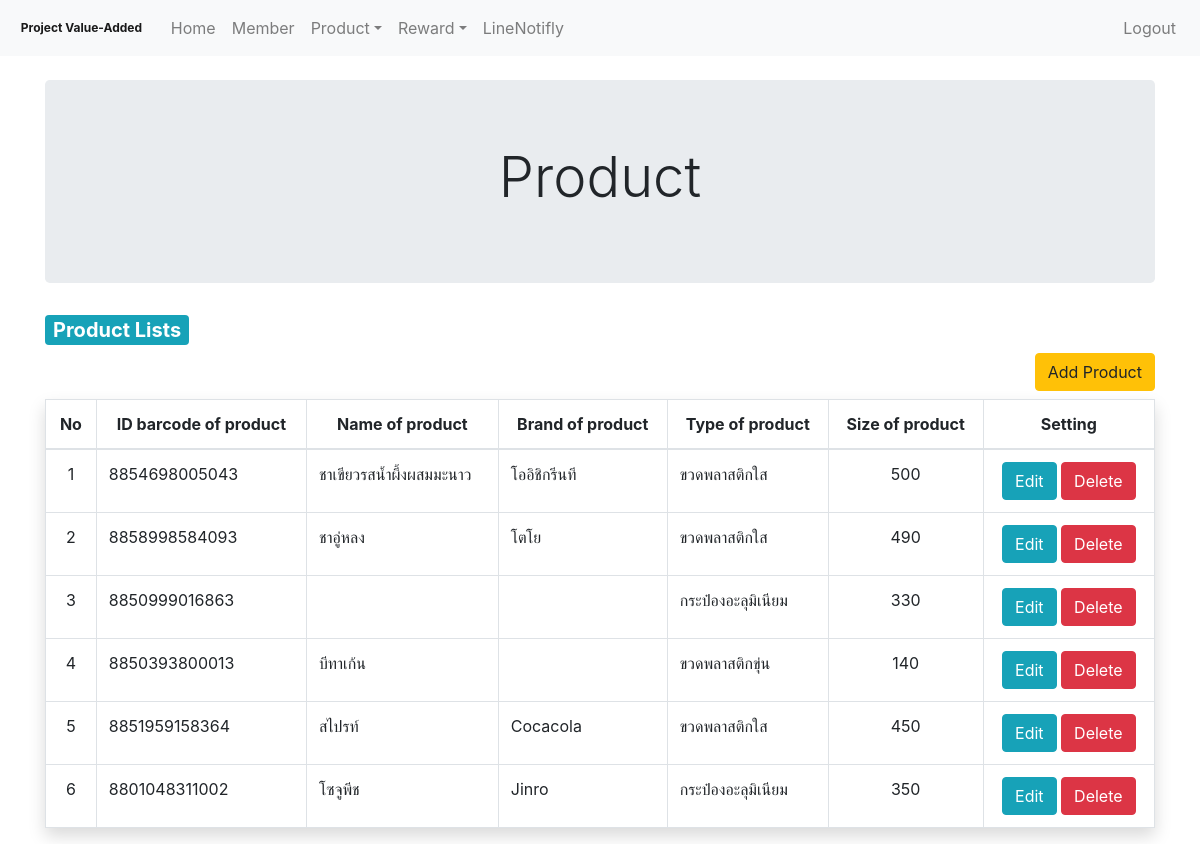
/Admin/product.php, run on an earlier commit of the app's database.
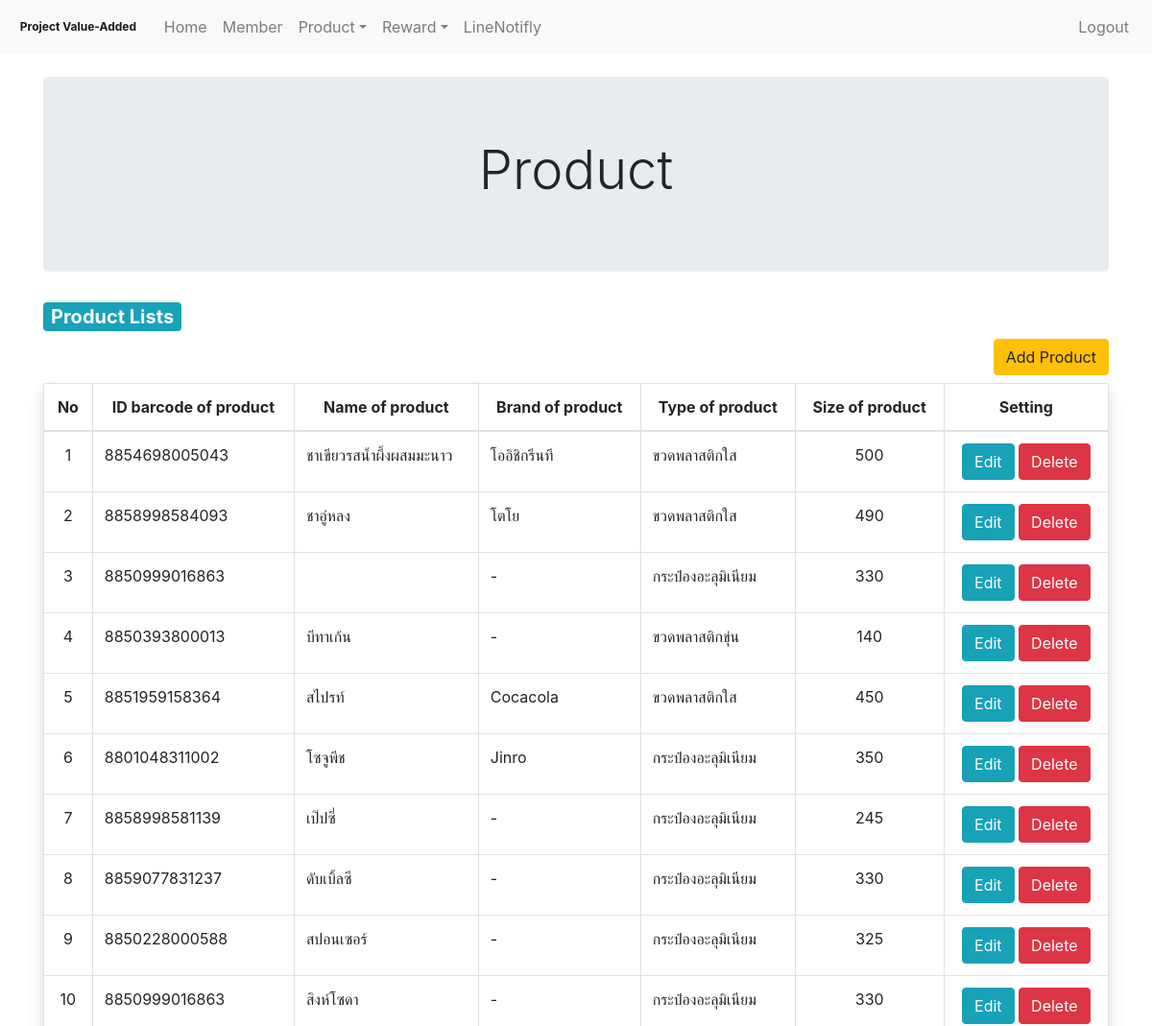
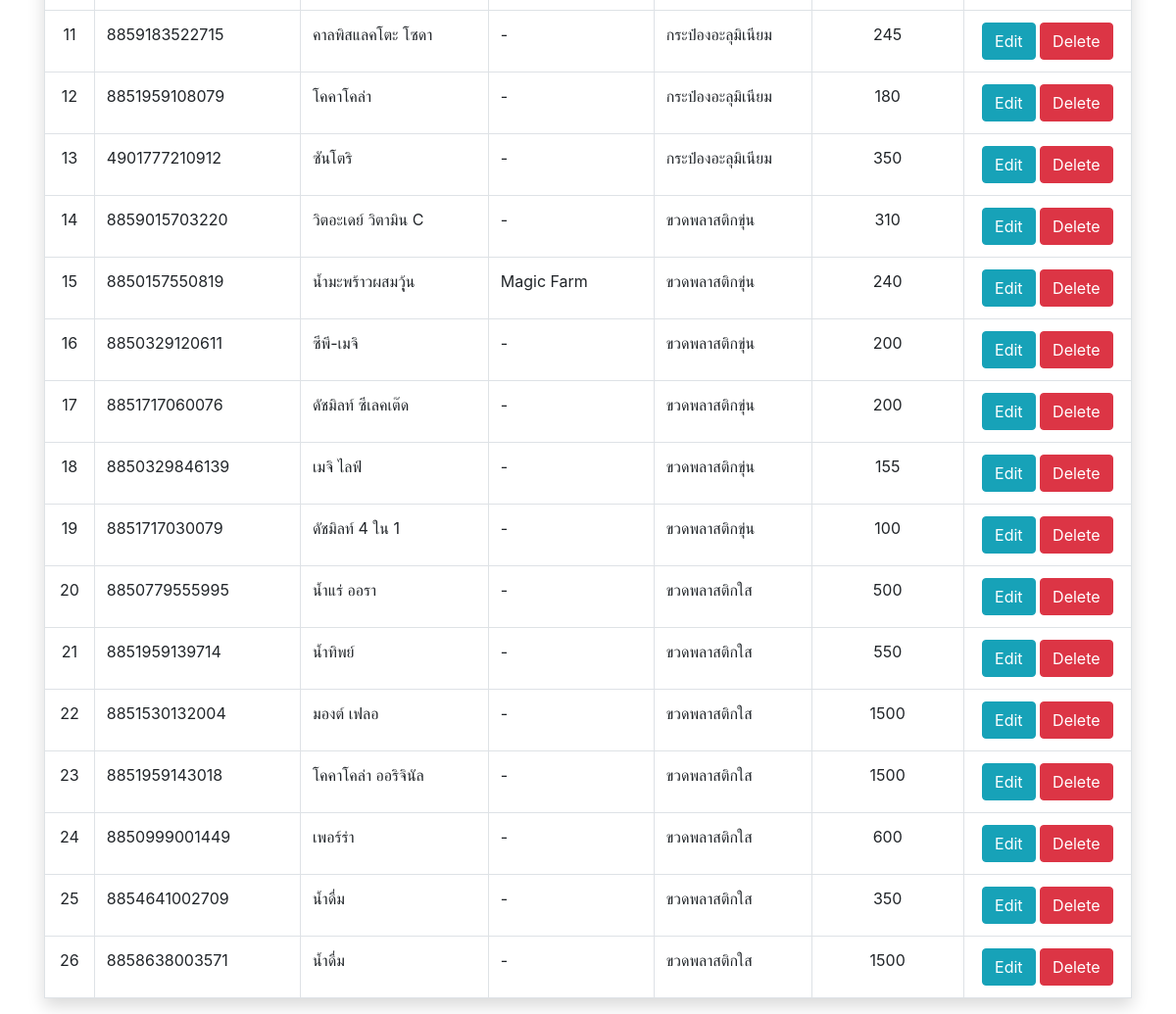
And on a later commit of the database (2 pictures, top to bottom).
### tables this page shows
CREATE TABLE `product` (
  `id_product` int(20) NOT NULL COMMENT 'primary key',
  `id_barcode_product` varchar(13) NOT NULL,
  `name_product_thai` varchar(255) NOT NULL,
  `name_product_eng` varchar(50) NOT NULL,
  `brand_product` varchar(50) NOT NULL,
  `size_product` varchar(10) NOT NULL,
  `id_type_product` int(10) NOT NULL COMMENT 'foreign key'
);

CREATE TABLE `type_product` (
  `id_type_product` int(11) NOT NULL COMMENT 'primary key',
  `name_eng_type_product` varchar(255) NOT NULL,
  `name_th_type_product` varchar(255) NOT NULL,
  `point_of_type` int(5) NOT NULL
);

### Admin/product.php (called while the page is built, shortened)
<?php
include "./src/component/header.php";
include "./src/component/nev.php";
include "./src/views/product_modal.php";
include "./src/component/footage.php";

### Admin/src/models/product_fetch.php (called while the page is built, shortened)
<?php
require "./../Mysql/Connect.php";
$q_fetch_lists = "SELECT * FROM product INNER JOIN type_product ON product.id_type_product = type_product.id_type_product";
$result_fetch_lists = mysqli_query($dbcon, $q_fetch_lists);

### Admin/src/views/product_modal.php (the view, shortened to what this page needs)
<?php
require './src/models/product_fetch.php';
?>
<div class="container pt-4">
    <div class="row">
        <div class="col-12 text-center">
            <div class="jumbotron">
                <h1 class="display-4">Product</h1>
            </div>
        </div>
    </div>
    <div class="row">
        <div class="col-12">
            <h1 class="badge badge-info" style="font-size: 1.25em;">Product Lists</h1>
        </div>
        <div class="col-12 text-right mb-2">
            <button type="button" class="btn btn-warning" data-toggle="modal" data-target="#modal-product-add">
                Add Product
            </button>
        </div>
        <div class="col-12">
            <table class="table table-bordered shadow">
                <thead>
                    <tr class="text-center">
                        <th scope="col">No</th>
                        <th scope="col">ID barcode of product</th>
                        <th scope="col">Name of product</th>
                        <th scope="col">Brand of product</th>
                        <th scope="col">Type of product</th>
                        <th scope="col">Size of product</th>
                        <th scope="col">Setting</th>
                    </tr>
                </thead>
                <tbody>
                    <?php
                    $No = 0;
                    while ($lists_product = mysqli_fetch_assoc($result_fetch_lists)) {
                        $No = $No + 1;
                    ?>
                        <tr>
                            <td class="text-center"><?php echo ($No) ?></td>
                            <td scope="row"><?php echo $lists_product['id_barcode_product']; ?></td>
                            <td scope="row"><?php echo $lists_product['name_product_thai']; ?></td>
                            <td scope="row"><?php echo $lists_product['brand_product']; ?></td>
                            <td scope="row"><?php echo $lists_product['name_th_type_product']; ?></td>
                            <td scope="row" class="text-center"><?php echo $lists_product['size_product']; ?></td>
                            <td scope="row" class="text-center">
                                <button class="btn btn-info " id="<?php echo $lists_product['id_product']; ?>">Edit</button>
                                <button class="btn btn-danger product_delete" id="<?php echo $lists_product['id_product']; ?>">Delete</button>
                            </td>
                        </tr>
                    <?php } ?>
                </tbody>
            </table>
        </div>
    </div>
</div>

### Admin/src/component/header.php (shortened to what this page needs)
<!doctype html>
<html lang="en">
<head>
    <link rel="stylesheet" href="https://use.fontawesome.com/releases/v5.7.0/css/all.css">
    <link rel="stylesheet" href="https://maxcdn.bootstrapcdn.com/bootstrap/4.5.2/css/bootstrap.min.css">
    <link rel="stylesheet" href="https://cdnjs.cloudflare.com/ajax/libs/font-awesome/4.7.0/css/font-awesome.min.css">
    <link rel="stylesheet" href="../Admin/src/css/admin.css">
</head>
<body>

### Admin/src/component/nev.php (shortened to what this page needs)
<nav class="navbar navbar-expand-lg navbar-light bg-light">
    <a class="navbar-brand badge">Project Value-Added</a>
    <div class="collapse navbar-collapse" id="navbarSupportedContent">
        <ul class="navbar-nav mr-auto">
            <li class="nav-item">
                <a class="nav-link btn_home_menu" href="home.php">Home</a>
            </li>
            <li class="nav-item">
                <a class="nav-link btn_member_menu" href="member.php">Member</a>
            </li>
            <li class="nav-item dropdown">
                <a class="nav-link dropdown-toggle btn_product_menu" href="#" id="navbarDropdown" role="button" data-toggle="dropdown" aria-haspopup="true" aria-expanded="false">Product</a>
            </li>
            <li class="nav-item dropdown">
                <a class="nav-link dropdown-toggle btn_product_menu" href="#" id="navbarDropdown" role="button" data-toggle="dropdown" aria-haspopup="true" aria-expanded="false">Reward</a>
            </li>
            <li class="nav-item">
                <a class="nav-link btn_setting_menu" href="setting.php">LineNotifly</a>
            </li>
        </ul>
        <ul class="navbar-nav mr-right">
            <li class="nav-item">
                <a class="nav-link btn_setting_menu" href="./src/models/logout.php">Logout</a>
            </li>
        </ul>
    </div>
</nav>

### Admin/src/component/footage.php (shortened to what this page needs)
</body>
</html>

### Admin/src/css/admin.css (style rules this page uses)
input, button, p { vertical-align: middle; }

What changed in the data, as far as the page shows it:
changed product (number 3 of 26 on the later page): brand_product (not shown) → "-"
changed product "บีทาเก้น": brand_product (not shown) → "-"
added product: id_barcode_product "8858998581139", name_product_thai "เป๊ปซี่", brand_product "-", id_type_product.name_th_type_product "กระป๋องอะลุมิเนียม", size_product "245"
added product: id_barcode_product "8859077831237", name_product_thai "ดับเบิ้ลซี", brand_product "-", id_type_product.name_th_type_product "กระป๋องอะลุมิเนียม", size_product "330"
added product: id_barcode_product "8850228000588", name_product_thai "สปอนเซอร์", brand_product "-", id_type_product.name_th_type_product "กระป๋องอะลุมิเนียม", size_product "325"
added product: id_barcode_product "8850999016863", name_product_thai "สิงห์โซดา", brand_product "-", id_type_product.name_th_type_product "กระป๋องอะลุมิเนียม", size_product "330"
added product: id_barcode_product "8859183522715", name_product_thai "คาลพิสแลคโตะ โซดา", brand_product "-", id_type_product.name_th_type_product "กระป๋องอะลุมิเนียม", size_product "245"
added product: id_barcode_product "8851959108079", name_product_thai "โคคาโคล่า", brand_product "-", id_type_product.name_th_type_product "กระป๋องอะลุมิเนียม", size_product "180"
added product: id_barcode_product "4901777210912", name_product_thai "ซันโตริ", brand_product "-", id_type_product.name_th_type_product "กระป๋องอะลุมิเนียม", size_product "350"
added product: id_barcode_product "8859015703220", name_product_thai "วิตอะเดย์ วิตามิน C", brand_product "-", id_type_product.name_th_type_product "ขวดพลาสติกขุ่น", size_product "310"
added product: id_barcode_product "8850157550819", name_product_thai "น้ำมะพร้าวผสมวุุ้น", brand_product "Magic Farm", id_type_product.name_th_type_product "ขวดพลาสติกขุ่น", size_product "240"
added product: id_barcode_product "8850329120611", name_product_thai "ซีพี-เมจิ", brand_product "-", id_type_product.name_th_type_product "ขวดพลาสติกขุ่น", size_product "200"
added product: id_barcode_product "8851717060076", name_product_thai "ดัชมิลท์ ซีเลคเต๊ด", brand_product "-", id_type_product.name_th_type_product "ขวดพลาสติกขุ่น", size_product "200"
added product: id_barcode_product "8850329846139", name_product_thai "เมจิ ไลฟ์", brand_product "-", id_type_product.name_th_type_product "ขวดพลาสติกขุ่น", size_product "155"
added product: id_barcode_product "8851717030079", name_product_thai "ดัชมิลท์ 4 ใน 1", brand_product "-", id_type_product.name_th_type_product "ขวดพลาสติกขุ่น", size_product "100"
added product: id_barcode_product "8850779555995", name_product_thai "น้ำแร่ ออรา", brand_product "-", id_type_product.name_th_type_product "ขวดพลาสติกใส", size_product "500"
added product: id_barcode_product "8851959139714", name_product_thai "น้ำทิพย์", brand_product "-", id_type_product.name_th_type_product "ขวดพลาสติกใส", size_product "550"
added product: id_barcode_product "8851530132004", name_product_thai "มองต์ เฟลอ", brand_product "-", id_type_product.name_th_type_product "ขวดพลาสติกใส", size_product "1500"
added product: id_barcode_product "8851959143018", name_product_thai "โคคาโคล่า ออริจินัล", brand_product "-", id_type_product.name_th_type_product "ขวดพลาสติกใส", size_product "1500"
added product: id_barcode_product "8850999001449", name_product_thai "เพอร์ร่า", brand_product "-", id_type_product.name_th_type_product "ขวดพลาสติกใส", size_product "600"
added product: id_barcode_product "8854641002709", name_product_thai "น้ำดื่ม", brand_product "-", id_type_product.name_th_type_product "ขวดพลาสติกใส", size_product "350"
added product: id_barcode_product "8858638003571", name_product_thai "น้ำดื่ม", brand_product "-", id_type_product.name_th_type_product "ขวดพลาสติกใส", size_product "1500"
